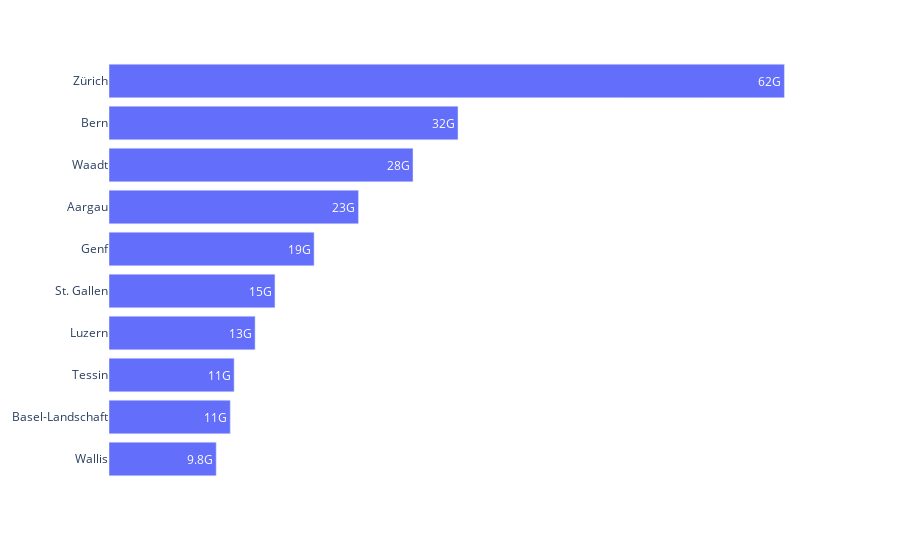

Notebook source saved alongside this figure:
### Markdown cell above
Last, we will add the actual value of the bars directly as label to the bars. Like this, we don't need the x-axis anymore and can set it to invisible:

### Code cell
fig = px.bar(y=df.sort_values(by='taxable_income_chf',ascending=True).canton[len(df)-10:],
             x=df.sort_values(by='taxable_income_chf',ascending=True).taxable_income_chf[len(df)-10:],
            orientation='h',
            text_auto='.2s')

# we don't need the xaxis anymore, because we have the labels
fig.update_xaxes(visible=False)

layout_helper(fig).show()

### Figure 1 — Plotly figure (JSON) as saved in the notebook; plotly's stock layout.template omitted (floating-point values rounded to 4 significant figures)
{"data": [{"alignmentgroup": "True", "hovertemplate": "x=%{x}<br>y=%{y}<extra></extra>", "legendgroup": "", "marker": {"color": "#636efa", "pattern": {"shape": ""}}, "name": "", "offsetgroup": "", "orientation": "h", "showlegend": false, "textposition": "auto", "texttemplate": "%{x:.2s}", "type": "bar", "x": [9822000000, 11109000000, 11463000000, 13385000000, 15202000000, 18788000000, 22852000000, 27848000000, 31970000000, 61872000000], "xaxis": "x", "y": ["Wallis", "Basel-Landschaft", "Tessin", "Luzern", "St. Gallen", "Genf", "Aargau", "Waadt", "Bern", "Zürich"], "yaxis": "y"}], "layout": {"autosize": true, "barmode": "relative", "legend": {"tracegroupgap": 0}, "margin": {"t": 60}, "paper_bgcolor": "rgba(0, 0, 0, 0)", "plot_bgcolor": "rgba(0, 0, 0, 0)", "xaxis": {"anchor": "y", "autorange": true, "domain": [0, 1], "range": [0, 65130000000.0], "showgrid": false, "title": {}, "type": "linear", "visible": false}, "yaxis": {"anchor": "x", "autorange": true, "domain": [0, 1], "range": [-0.5, 9.5], "showgrid": false, "title": {}, "type": "category"}}}
